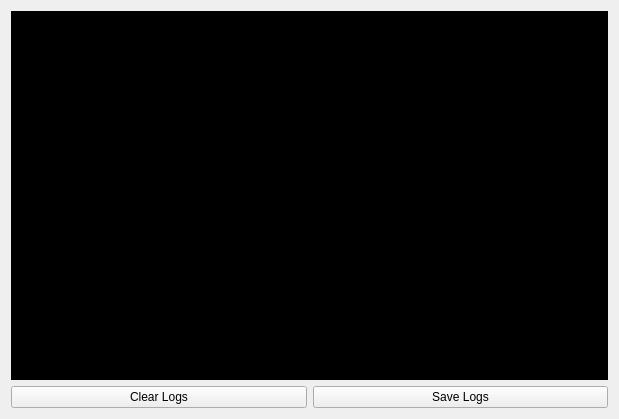
<?xml version="1.0" encoding="UTF-8"?>
<ui version="4.0">
 <class>LogsWindow</class>
 <widget class="QWidget" name="LogsWindow">
  <property name="geometry">
   <rect>
    <x>0</x>
    <y>0</y>
    <width>619</width>
    <height>419</height>
   </rect>
  </property>
  <property name="windowTitle">
   <string>Scrape Tool Logs</string>
  </property>
  <layout class="QVBoxLayout" name="verticalLayout">
   <item>
    <widget class="QTextEdit" name="logsEdit">
     <property name="styleSheet">
      <string notr="true">background-color: black; color: white;</string>
     </property>
     <property name="readOnly">
      <bool>true</bool>
     </property>
     <property name="html">
      <string>&lt;!DOCTYPE HTML PUBLIC &quot;-//W3C//DTD HTML 4.0//EN&quot; &quot;http://www.w3.org/TR/REC-html40/strict.dtd&quot;&gt;
&lt;html&gt;&lt;head&gt;&lt;meta name=&quot;qrichtext&quot; content=&quot;1&quot; /&gt;&lt;meta charset=&quot;utf-8&quot; /&gt;&lt;style type=&quot;text/css&quot;&gt;
p, li { white-space: pre-wrap; }
hr { height: 1px; border-width: 0; }
li.unchecked::marker { content: &quot;\2610&quot;; }
li.checked::marker { content: &quot;\2612&quot;; }
&lt;/style&gt;&lt;/head&gt;&lt;body style=&quot; font-family:'Segoe UI'; font-size:12pt; font-weight:400; font-style:normal;&quot;&gt;
&lt;p style=&quot;-qt-paragraph-type:empty; margin-top:0px; margin-bottom:0px; margin-left:0px; margin-right:0px; -qt-block-indent:0; text-indent:0px; font-family:'Consolas';&quot;&gt;&lt;br /&gt;&lt;/p&gt;&lt;/body&gt;&lt;/html&gt;</string>
     </property>
    </widget>
   </item>
   <item>
    <layout class="QHBoxLayout" name="bottomHLayout" stretch="0,0">
     <item>
      <widget class="QPushButton" name="clearBtn">
       <property name="text">
        <string>Clear Logs</string>
       </property>
      </widget>
     </item>
     <item>
      <widget class="QPushButton" name="saveBtn">
       <property name="text">
        <string>Save Logs</string>
       </property>
      </widget>
     </item>
    </layout>
   </item>
  </layout>
 </widget>
 <resources/>
 <connections/>
</ui>
